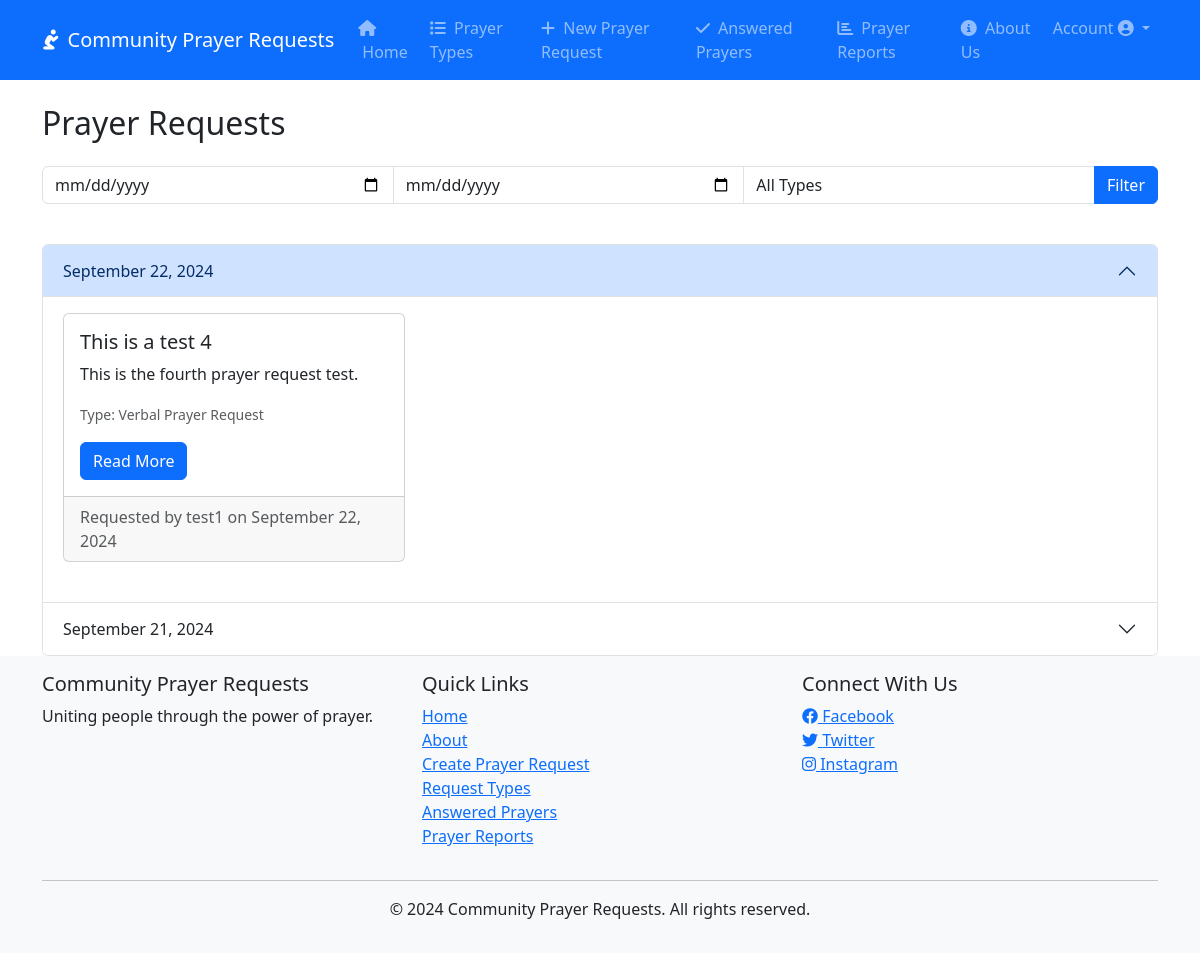
The app's page / (signed in), older data.
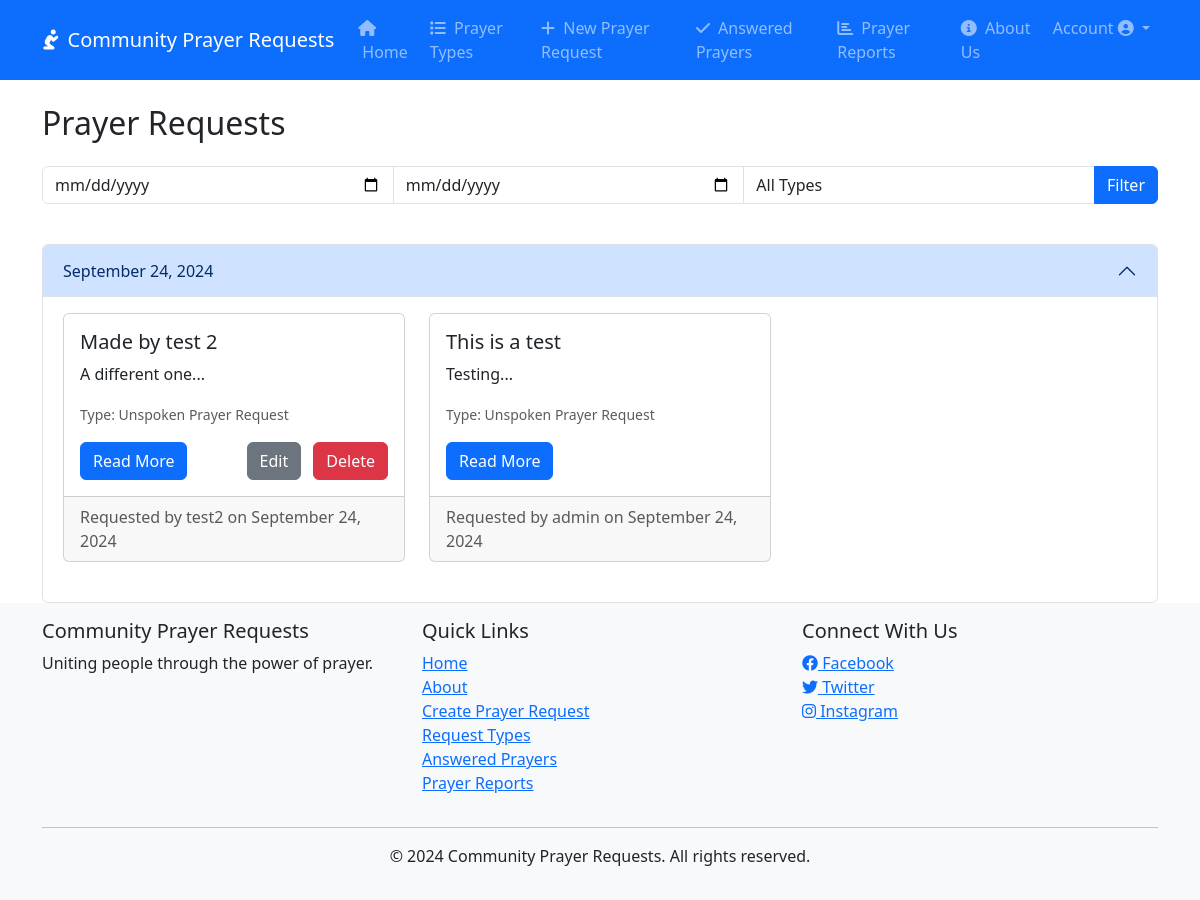
The same page, newer data.
### prayer_requests/models.py (models this page shows, shortened)
class PrayerRequest(models.Model):
    PRAYER_TYPES = [
        ('UNSPOKEN', 'Unspoken Prayer Request'),
        ('VERBAL', 'Verbal Prayer Request'),
        ('HEALTH', 'Health-related Prayer Request'),
        ('FAMILY', 'Family-related Prayer Request'),
        ('GUIDANCE', 'Guidance Prayer Request'),
        ('PRAISE', 'Praise Report/Thanksgiving'),
        ('COMMUNITY', 'Community Prayer Request'),
        ('SPIRITUAL', 'Spiritual Growth'),
    ]
    title = models.CharField(max_length=200)
    description = models.TextField()
    created_by = models.ForeignKey(User, on_delete=models.CASCADE)
    created_at = models.DateTimeField(auto_now_add=True)
    updated_at = models.DateTimeField(auto_now=True)
    prayer_type = models.CharField(max_length=20, choices=PRAYER_TYPES, default='VERBAL')
    is_answered = models.BooleanField(default=False)
    answered_at = models.DateTimeField(null=True, blank=True)
    class Meta:
        ordering = ['-created_at']

### prayer_requests/views.py (the view)
# urls.py: 2. Add a URL to urlpatterns:  path('', views.home, name='home')
def home(request):
    if request.user.is_authenticated:
        prayer_types = PrayerRequest.PRAYER_TYPES
        requests = PrayerRequest.objects.filter(is_answered=False)
        start_date = request.GET.get('start_date')
        end_date = request.GET.get('end_date')
        if start_date and end_date:
            start_date = make_aware(datetime.strptime(start_date, '%Y-%m-%d'))
            end_date = make_aware(datetime.strptime(end_date, '%Y-%m-%d'))
            requests = requests.filter(created_at__range=[start_date, end_date])
        prayer_type = request.GET.get('prayer_type')
        if prayer_type:
            requests = requests.filter(prayer_type=prayer_type)
        requests = requests.annotate(date=TruncDate('created_at')).order_by('-date', '-created_at')
        grouped_requests = {
            date: list(group) for date, group in groupby(requests, key=lambda x: x.date)
        }
        context = {
            'grouped_requests': grouped_requests,
            'prayer_types': prayer_types,
        }
        return render(request, 'prayer_requests/home.html', context)
    else:
        return render(request, 'prayer_requests/home.html')

### prayer_requests/templates/prayer_requests/home.html (shortened to what this page needs)
{% extends 'prayer_requests/base.html' %}
{% block content %}
{% if user.is_authenticated %}
    <h2 class="mb-4">Prayer Requests</h2>
    <div class="row mb-4">
        <div class="col-md-12">
            <form method="GET" class="form-inline">
                <div class="input-group mb-3">
                    <input type="date" name="start_date" class="form-control" placeholder="Start Date">
                    <input type="date" name="end_date" class="form-control" placeholder="End Date">
                    <select name="prayer_type" class="form-control">
                        <option value="">All Types</option>
                    </select>
                    <button type="submit" class="btn btn-primary">Filter</button>
                </div>
            </form>
        </div>
    </div>
    <div class="accordion" id="prayerRequestsAccordion">
        {% for date, requests in grouped_requests.items %}
            <div class="accordion-item">
                <h2 class="accordion-header" id="heading{{ date|date:'Ymd' }}">
                    <button class="accordion-button {% if not forloop.first %}collapsed{% endif %}" type="button" data-bs-toggle="collapse" data-bs-target="#collapse{{ date|date:'Ymd' }}" aria-expanded="{% if forloop.first %}true{% else %}false{% endif %}" aria-controls="collapse{{ date|date:'Ymd' }}">
                        {{ date|date:"F d, Y" }}
                    </button>
                </h2>
                <div id="collapse{{ date|date:'Ymd' }}" class="accordion-collapse collapse {% if forloop.first %}show{% endif %}" aria-labelledby="heading{{ date|date:'Ymd' }}" data-bs-parent="#prayerRequestsAccordion">
                    <div class="accordion-body">
                        <div class="row">
                            {% for request in requests %}
                                <div class="col-md-4 mb-4">
                                    <div class="card h-100">
                                        <div class="card-body">
                                            <h5 class="card-title">{{ request.title }}</h5>
                                            <p class="card-text">{{ request.description|truncatewords:20 }}</p>
                                            <p class="card-text"><small class="text-muted">Type: {{ request.get_prayer_type_display }}</small></p>
                                            <div class="d-flex justify-content-between">
                                                <a href="{% url 'prayer_request_detail' request.pk %}" class="btn btn-primary">Read More</a>
                                                {% if user == request.created_by or user.is_superuser %}
                                                    <div>
                                                        <a href="{% url 'edit_prayer_request' request.pk %}" class="btn btn-secondary ms-auto">Edit</a>
                                                        <button type="button" class="btn btn-danger ms-2" data-bs-toggle="modal" data-bs-target="#deleteModal{{ request.pk }}">
                                                            Delete
                                                        </button>
                                                    </div>
                                                {% endif %}
                                            </div>
                                        </div>
                                        <div class="card-footer text-muted">
                                            Requested by {{ request.created_by }} on {{ request.created_at|date:"F d, Y" }}
                                        </div>
                                    </div>
                                </div>
                            {% endfor %}
                        </div>
                    </div>
                </div>
            </div>
        {% empty %}
            <div class="alert alert-info" role="alert">
                No prayer requests available. Be the first to <a href="{% url 'create_prayer_request' %}" class="alert-link">create one</a>!
            </div>
        {% endfor %}
    </div>
{% endif %}
{% endblock %}

Row changes from the older to the newer data that the page shows:
removed PrayerRequest: date "September 22, 2024", title "This is a test 4", description "This is the fourth prayer request test.", prayer_type "Verbal Prayer Request", created_by "test1", created_at "September 22, 2024"
removed PrayerRequest: created_at "September 21, 2024", shown under "Prayer Requests"
added PrayerRequest: date "September 24, 2024", title "Made by test 2", description "A different one...", prayer_type "Unspoken Prayer Request", created_by "test2", created_at "September 24, 2024"
added PrayerRequest: title "This is a test", description "Testing...", prayer_type "Unspoken Prayer Request", created_by "admin", created_at "September 24, 2024"
